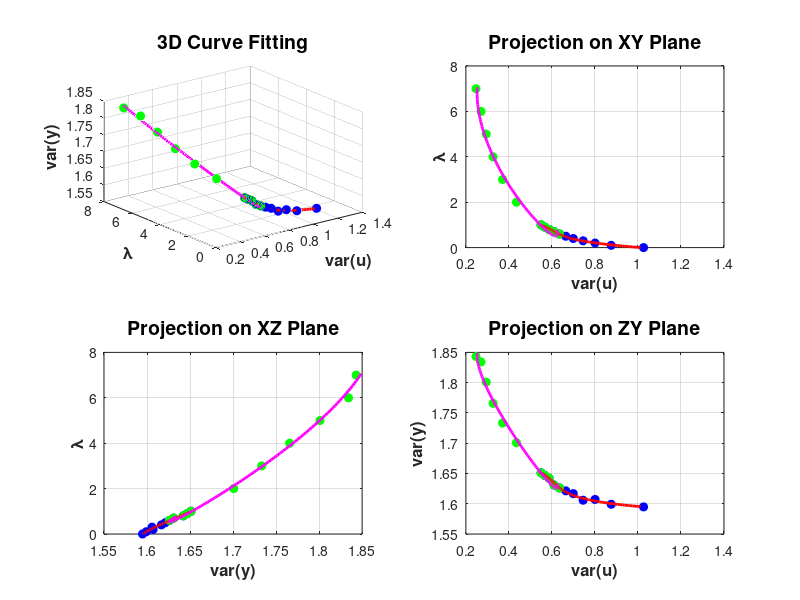
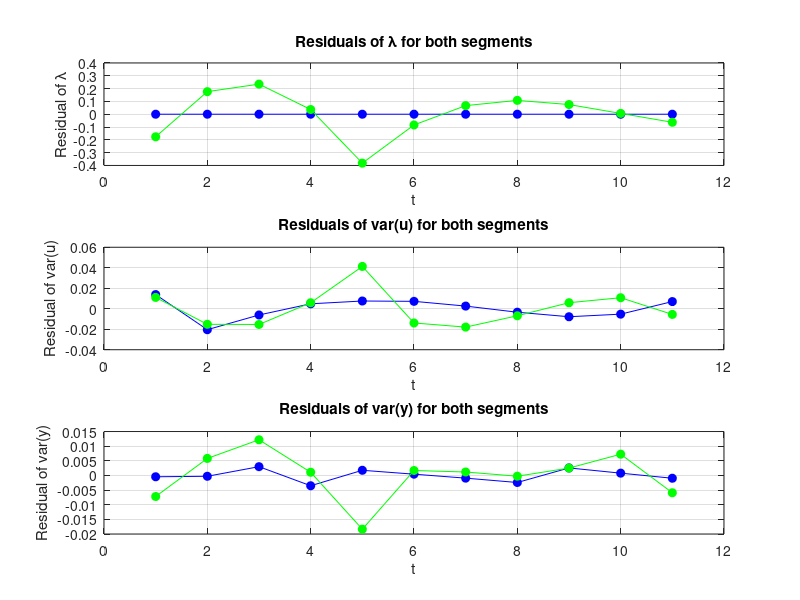

Recreate these plots in MATLAB, in order.
% Step 1: 加载数据
x = [0, 0.1, 0.2, 0.3, 0.4, 0.5, 0.6, 0.7, 0.8, 0.9, 1, 2, 3, 4, 5, 6, 7]'; % λ
y = [1.0259, 0.8754, 0.8005, 0.7448, 0.6992, 0.6645, 0.6351, 0.6096, 0.5866, 0.5671, 0.5496, 0.4350, 0.3707, 0.3263, 0.2941, 0.2702, 0.2470]'; % var(u)
z = [1.5948, 1.5991, 1.6071, 1.6058, 1.6167, 1.6213, 1.6261, 1.6309, 1.6422, 1.6467, 1.6511, 1.7008, 1.7333, 1.7658, 1.8010, 1.8342, 1.8431]'; % var(y)

% Step 2: 将数据分成前11个点和后11个点
x1 = x(1:11); y1 = y(1:11); z1 = z(1:11);
x2 = x(end-10:end); y2 = y(end-10:end); z2 = z(end-10:end);

t1 = (1:length(x1))'; % 第一段的 t
t2 = (1:length(x2))'; % 第二段的 t

% Step 3: 使用多项式拟合两段数据
dim = 3; % 多项式阶数
p_x1 = polyfit(t1, x1, dim);
p_y1 = polyfit(t1, y1, dim);
p_z1 = polyfit(t1, z1, dim);

p_x2 = polyfit(t2, x2, dim);
p_y2 = polyfit(t2, y2, dim);
p_z2 = polyfit(t2, z2, dim);

% 生成插值点
t_fit1 = linspace(min(t1), max(t1), 100);
t_fit2 = linspace(min(t2), max(t2), 100);

x_fit1 = polyval(p_x1, t_fit1);
y_fit1 = polyval(p_y1, t_fit1);
z_fit1 = polyval(p_z1, t_fit1);

x_fit2 = polyval(p_x2, t_fit2);
y_fit2 = polyval(p_y2, t_fit2);
z_fit2 = polyval(p_z2, t_fit2);

% Step 4: 计算残差
residuals_x1 = x1 - polyval(p_x1, t1);
residuals_y1 = y1 - polyval(p_y1, t1);
residuals_z1 = z1 - polyval(p_z1, t1);

residuals_x2 = x2 - polyval(p_x2, t2);
residuals_y2 = y2 - polyval(p_y2, t2);
residuals_z2 = z2 - polyval(p_z2, t2);

% Step 5: 计算方差
var_x1 = var(residuals_x1);
var_y1 = var(residuals_y1);
var_z1 = var(residuals_z1);

var_x2 = var(residuals_x2);
var_y2 = var(residuals_y2);
var_z2 = var(residuals_z2);

% Step 6: 绘制3D拟合曲线、残差以及投影
close all;
figure;

% 3D曲线
subplot(2, 2, 1);
plot3(y1, x1, z1, 'bo', 'MarkerSize', 6, 'MarkerFaceColor', 'b');
hold on;
plot3(y2, x2, z2, 'go', 'MarkerSize', 6, 'MarkerFaceColor', 'g');
plot3(y_fit1, x_fit1, z_fit1, 'r-', 'LineWidth', 2);
plot3(y_fit2, x_fit2, z_fit2, 'm-', 'LineWidth', 2);
xlabel('var(u)', 'FontSize', 12, 'FontWeight', 'bold');
ylabel('λ', 'FontSize', 12, 'FontWeight', 'bold');
zlabel('var(y)', 'FontSize', 12, 'FontWeight', 'bold');
title('3D Curve Fitting', 'FontSize', 14, 'FontWeight', 'bold');
grid on;
view(3);
rotate3d on;
hold off;

% XY投影
subplot(2, 2, 2);
plot(y1, x1, 'bo', 'MarkerSize', 6, 'MarkerFaceColor', 'b');
hold on;
plot(y2, x2, 'go', 'MarkerSize', 6, 'MarkerFaceColor', 'g');
plot(y_fit1, x_fit1, 'r-', 'LineWidth', 2);
plot(y_fit2, x_fit2, 'm-', 'LineWidth', 2);
xlabel('var(u)', 'FontSize', 12, 'FontWeight', 'bold');
ylabel('λ', 'FontSize', 12, 'FontWeight', 'bold');
title('Projection on XY Plane', 'FontSize', 14, 'FontWeight', 'bold');
grid on;
hold off;

% XZ投影
subplot(2, 2, 3);
plot(z1, x1, 'bo', 'MarkerSize', 6, 'MarkerFaceColor', 'b');
hold on;
plot(z2, x2, 'go', 'MarkerSize', 6, 'MarkerFaceColor', 'g');
plot(z_fit1, x_fit1, 'r-', 'LineWidth', 2);
plot(z_fit2, x_fit2, 'm-', 'LineWidth', 2);
xlabel('var(y)', 'FontSize', 12, 'FontWeight', 'bold');
ylabel('λ', 'FontSize', 12, 'FontWeight', 'bold');
title('Projection on XZ Plane', 'FontSize', 14, 'FontWeight', 'bold');
grid on;
hold off;

% YZ投影
subplot(2, 2, 4);
plot(y1, z1, 'bo', 'MarkerSize', 6, 'MarkerFaceColor', 'b');
hold on;
plot(y2, z2, 'go', 'MarkerSize', 6, 'MarkerFaceColor', 'g');
plot(y_fit1, z_fit1, 'r-', 'LineWidth', 2);
plot(y_fit2, z_fit2, 'm-', 'LineWidth', 2);
xlabel('var(u)', 'FontSize', 12, 'FontWeight', 'bold');
ylabel('var(y)', 'FontSize', 12, 'FontWeight', 'bold');
title('Projection on ZY Plane', 'FontSize', 14, 'FontWeight', 'bold');
grid on;
hold off;

% Step 7: 绘制残差图
figure;
subplot(3, 1, 1);
plot(t1, residuals_x1, 'bo-', 'MarkerFaceColor', 'b');
hold on;
plot(t2, residuals_x2, 'go-', 'MarkerFaceColor', 'g');
xlabel('t');
ylabel('Residual of λ');
title('Residuals of λ for both segments');
grid on;

subplot(3, 1, 2);
plot(t1, residuals_y1, 'bo-', 'MarkerFaceColor', 'b');
hold on;
plot(t2, residuals_y2, 'go-', 'MarkerFaceColor', 'g');
xlabel('t');
ylabel('Residual of var(u)');
title('Residuals of var(u) for both segments');
grid on;

subplot(3, 1, 3);
plot(t1, residuals_z1, 'bo-', 'MarkerFaceColor', 'b');
hold on;
plot(t2, residuals_z2, 'go-', 'MarkerFaceColor', 'g');
xlabel('t');
ylabel('Residual of var(y)');
title('Residuals of var(y) for both segments');
grid on;

% Step 8: 输出两段的拟合表达式和方差
fprintf('第一段的拟合表达式:\n');
fprintf('x1(t){λ} = %.4f*t^3 + %.4f*t^2 + %.4f*t + %.4f\n', p_x1);
fprintf('y1(t){u} = %.4f*t^3 + %.4f*t^2 + %.4f*t + %.4f\n', p_y1);
fprintf('z1(t){y} = %.4f*t^3 + %.4f*t^2 + %.4f*t + %.4f\n', p_z1);

fprintf('第二段的拟合表达式:\n');
fprintf('x2(t){λ} = %.4f*t^3 + %.4f*t^2 + %.4f*t + %.4f\n', p_x2);
fprintf('y2(t){u} = %.4f*t^3 + %.4f*t^2 + %.4f*t + %.4f\n', p_y2);
fprintf('z2(t){y} = %.4f*t^3 + %.4f*t^2 + %.4f*t + %.4f\n', p_z2);

fprintf('第一段残差方差:\n');
fprintf('λ的方差: %f\n', var_x1);
fprintf('var(u)的方差: %f\n', var_y1);
fprintf('var(y)的方差: %f\n', var_z1);

fprintf('第二段残差方差:\n');
fprintf('λ的方差: %f\n', var_x2);
fprintf('var(u)的方差: %f\n', var_y2);
fprintf('var(y)的方差: %f\n', var_z2);
